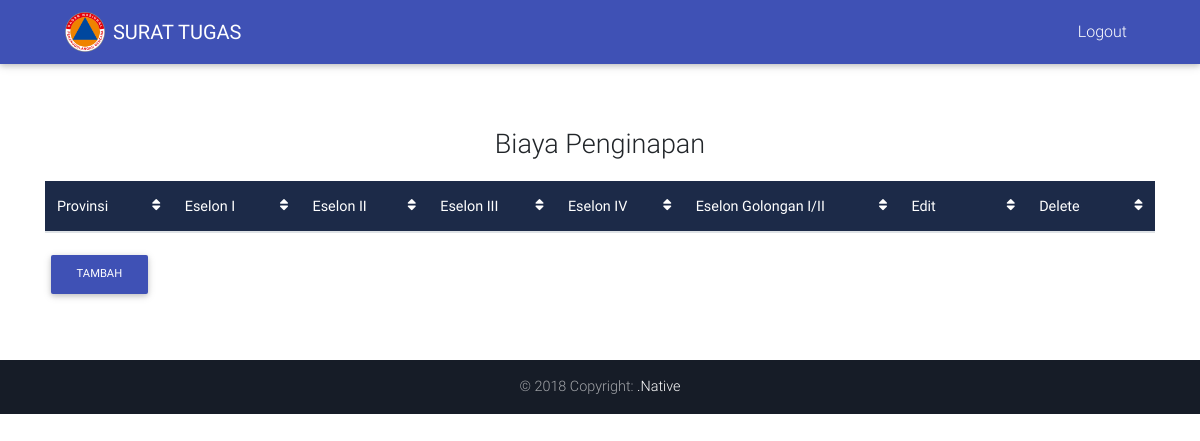
The app's page /index.php/home/biaya_penginapan, older data.
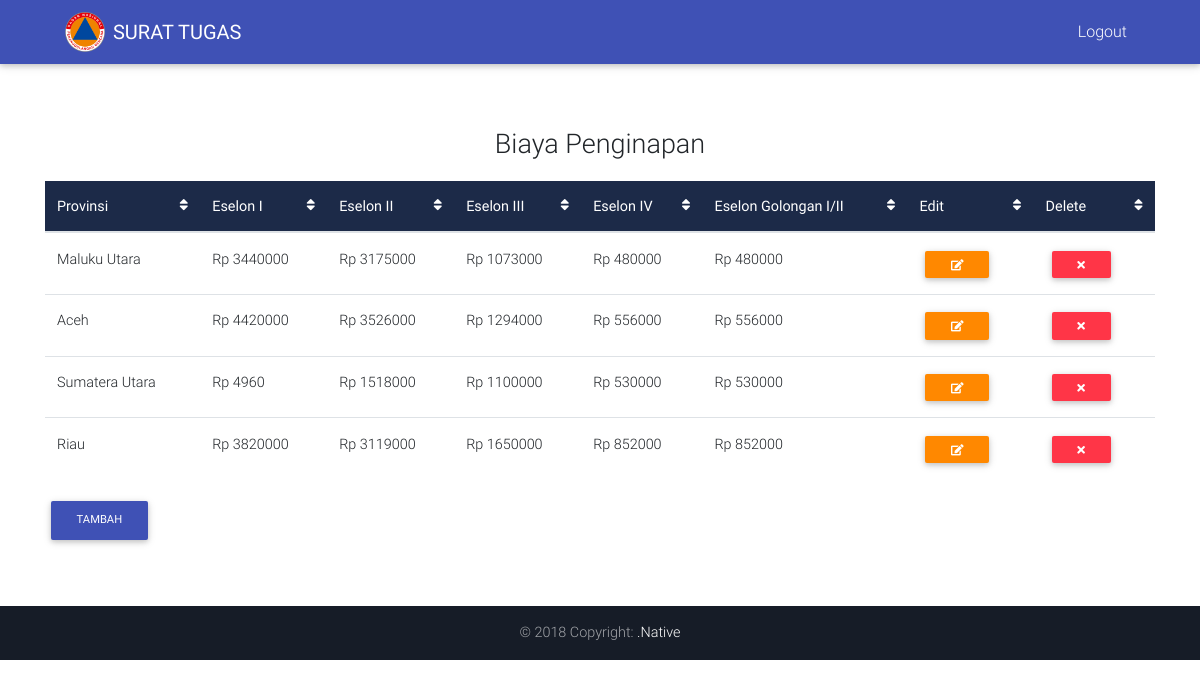
The same page, newer data.
### tables this page shows
CREATE TABLE `biaya_penginapan` (
  `id` int(5) NOT NULL,
  `provinsi` text NOT NULL,
  `eselon_1` int(10) NOT NULL,
  `eselon_2` int(10) NOT NULL,
  `eselon_3` int(10) NOT NULL,
  `eselon_4` int(10) NOT NULL,
  `eselon_5` int(10) NOT NULL
);

### application/controllers/Home.php (called while the page is built, shortened)
<?php
class Home extends CI_Controller {
	function __Construct()
    {
        $this->load->model("home_model");
        $this->load->library("pagination");
    }
	public function biaya_penginapan()
	{
		$data['penginapan'] = $this->home_model->get_biaya_penginapan();
		$this->load->view('nav');
		$this->load->view('header');
		$this->load->view('biaya_penginapan', $data);
		$this->load->view('footer');
	}
}

### index.php (called while the page is built, shortened)
<?php
require_once BASEPATH.'core/CodeIgniter.php';

### application/models/Home_model.php (called while the page is built, shortened)
<?php
class Home_model extends CI_Model {
	function get_biaya_penginapan() {
		$this->db->from('biaya_penginapan');
		$query = $this->db->get();
		return $query->result();
	}
}
?>

### application/views/biaya_penginapan.php (the view, shortened to what this page needs)
<body>
  <div class="container margin">
        <p style="font-size: 27px; text-align: center;">Biaya Penginapan</p>
            <table id="biaya_penginapan" class="table table-hover" cellspacing="0">
                          <thead class="mdb-color darken-3 white-text">
                            <tr>
                              <th class="th-sm" scope="col">Provinsi
                                <i class="fa fa-sort float-right" aria-hidden="true"></i>
                              </th>
                              <th class="th-sm" scope="col">Eselon I
                                <i class="fa fa-sort float-right" aria-hidden="true"></i>
                              </th>
                              <th class="th-sm" scope="col">Eselon II
                                <i class="fa fa-sort float-right" aria-hidden="true"></i>
                              </th>
                              <th class="th-sm" scope="col">Eselon III
                                <i class="fa fa-sort float-right" aria-hidden="true"></i>
                              </th>
                              <th class="th-sm" scope="col">Eselon IV
                                <i class="fa fa-sort float-right" aria-hidden="true"></i>
                              </th>
                              <th class="th-sm" scope="col">Eselon Golongan I/II
                                <i class="fa fa-sort float-right" aria-hidden="true"></i>
                              </th>
                              <th class="th-sm" scope="col">Edit
                                <i class="fa fa-sort float-right" aria-hidden="true"></i>
                              </th>
                              <th class="th-sm" scope="col">Delete
                                <i class="fa fa-sort float-right" aria-hidden="true"></i>
                              </th>
                            </tr>
                          </thead>
                          <tbody>
                            <?php foreach ($penginapan as $row) {
                echo "
                <tr>
                              <td>".$row->provinsi."</td>
                              <td> Rp ".$row->eselon_1."</td>
                              <td> Rp ".$row->eselon_2."</td>
                              <td> Rp ".$row->eselon_3."</td>
                              <td> Rp ".$row->eselon_4."</td>
                              <td> Rp ".$row->eselon_5."</td>
                              <td>
                                <span class='table-remove'><a href='".base_url("home/edit_penginapan_page/$row->id")."'><button type='button'  class='btn btn-warning btn-sm my-0'><i class='fa fa-pencil-square-o' aria-hidden='true'></i></button></a>
                              </td>
                              <td>
                                <span class='table-remove'><a href='".base_url("home/delete_penginapan/$row->id")."'><button type='button' class='btn btn-danger btn-sm my-0'><i class='fa fa-times' aria-hidden='true'></i></button></span>
                                </td>
                            </tr>
                            ";
              }
                             ?>
                      </tbody>
                    </table>
              <div align="left">
                <a href="#"><button type="button" data-toggle="modal" data-target="#modalRegisterForm" class="btn btn-indigo btn-md">Tambah</button></a>
              </div>
    </div>
</body>
</html>

Row changes from the older to the newer data that the page shows:
added biaya_penginapan: provinsi "Maluku Utara", eselon_1 "3440000", eselon_2 "3175000", eselon_3 "1073000", eselon_4 "480000", eselon_5 "480000"
added biaya_penginapan: provinsi "Aceh", eselon_1 "4420000", eselon_2 "3526000", eselon_3 "1294000", eselon_4 "556000", eselon_5 "556000"
added biaya_penginapan: provinsi "Sumatera Utara", eselon_1 "4960", eselon_2 "1518000", eselon_3 "1100000", eselon_4 "530000", eselon_5 "530000"
added biaya_penginapan: provinsi "Riau", eselon_1 "3820000", eselon_2 "3119000", eselon_3 "1650000", eselon_4 "852000", eselon_5 "852000"
